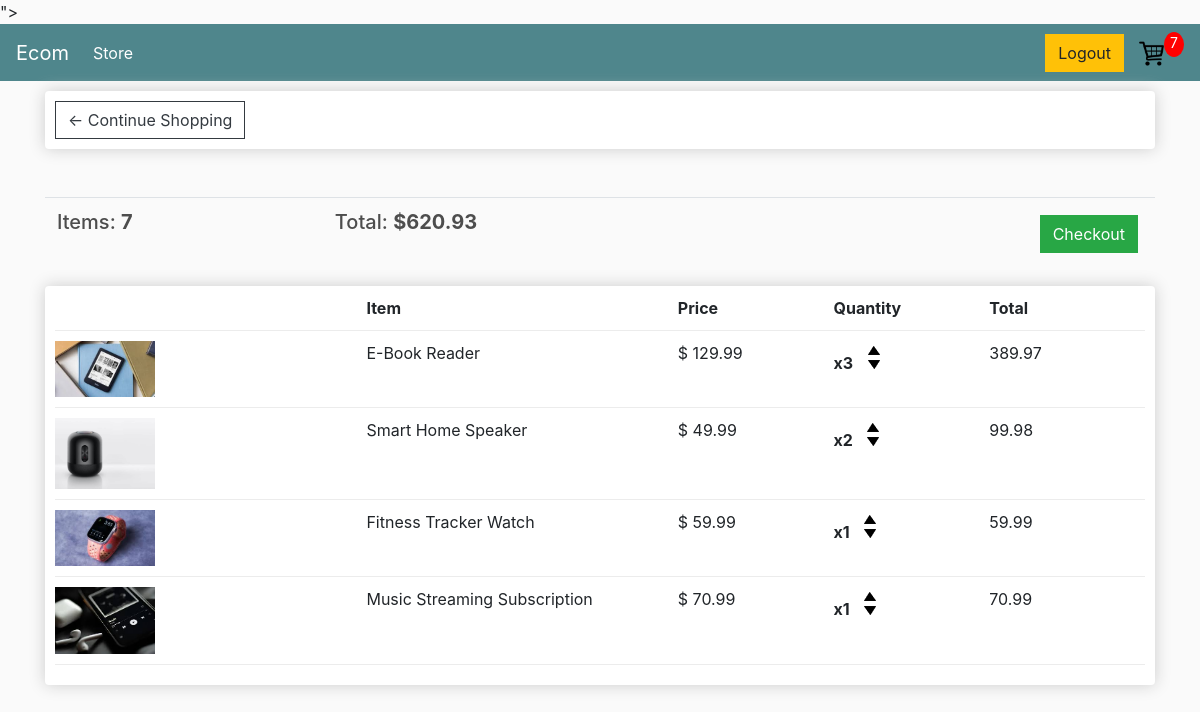
The app's page /cart/ (signed in) with its own data.
### store/models.py (models this page shows, shortened)
class Order(models.Model):
    customer = models.ForeignKey(Customer, on_delete=models.SET_NULL, null=True, blank = True )
    date_ordered = models.DateTimeField(auto_now_add = True)
    complete = models.BooleanField(default = False)
    transaction_id = models.CharField(max_length=100, null = True, blank = True)
    @property
    def get_cart_total(self):
        orderitems = self.orderitem_set.all()
        total = sum([item.get_total for item in orderitems])
        return total
    @property
    def get_cart_items(self):
        orderitems = self.orderitem_set.all()
        total = sum([item.quantity for item in orderitems])
        return total

class OrderItem(models.Model):
    product = models.ForeignKey(Product, on_delete=models.SET_NULL, null = True, blank = True)
    order = models.ForeignKey(Order, on_delete=models.SET_NULL, null = True, blank = True)
    quantity = models.IntegerField(default = 0, null = True,  blank = True)
    date_added = models.DateTimeField(auto_now_add = True)
    @property
    def get_total(self):
        total = self.product.price * self.quantity
        return total

class Product(models.Model):
    name = models.CharField(max_length = 200, null = True)
    price = models.DecimalField(max_digits = 7, decimal_places = 2)
    digital = models.BooleanField(default = False, null = True, blank = True)
    image = models.ImageField(null=True, blank = True)
    @property
    def imageURL(self):
        try:
            url = self.image.url
        except:
            url = ''
        return url

### store/views.py (the view)
# urls.py: path('cart/', views.cart, name = "cart"),
def cart(request):
    if request.user.is_authenticated:
        customer = request.user.customer
        order, created = Order.objects.get_or_create(customer=customer, complete=False)
        items = order.orderitem_set.all()
        cartItems = order.get_cart_items
    else:
        items = []
        order = {'get_cart_total': 0, 'get_cart_items': 0, 'shipping': False}
        cartItems = order['get_cart_items']
    context = {'items': items, 'order': order, 'cartItems': cartItems}
    return render(request, 'store/cart.html', context)

### store/templates/store/cart.html
{% extends 'store/main.html' %}
{% load static %}
{% block content %}
    <div class="row">
        <div class="col-lg-12">
            <div class="box-element">
                <a class="btn btn-outline-dark" href="{% url 'store' %}">&#x2190; Continue Shopping</a>
            </div>
            <br><br>
            <table class="table">
                <tr>
                    <th><h5>Items: <strong>{{order.get_cart_items}}</strong></h5></th>
                    <th><h5>Total: <strong>${{order.get_cart_total|floatformat:2}}</strong></h5></th>
                    <th>
                        <a style="float: right; margin: 5px;" class="btn btn-success" href="{% url 'checkout' %}">Checkout</a>
                    </th>
                </tr>
            </table>
            <div class="box-element">
                <div class = "cart-row">
                    <div style ="flex:2" ></div>
                    <div style ="flex:2" ><strong>Item</strong></div>
                    <div style ="flex:1" ><strong>Price</strong></div>
                    <div style ="flex:1" ><strong>Quantity</strong></div>
                    <div style ="flex:1" ><strong>Total</strong></div>
                </div>
                {% for item in items %}
                <div class = "cart-row">
                    <div style ="flex:2" ><img class = "row-image" src= "{{item.product.imageURL}}"></div>
                    <div style ="flex:2" ><p>{{item.product.name}}</p></div>
                    <div style ="flex:1" ><p>$ {{item.product.price|floatformat:2}}</p></div>
                    <div style ="flex:1" >
                        <p class = "quantity">x{{item.quantity}}</p>
                        <div class="quantity">
							<img data-product = {{item.product.id}} data-action="add" class="chg-quantity update-cart" src="{% static  'images/arrow-up.png' %}">
							<img data-product = {{item.product.id}} data-action="remove" class="chg-quantity update-cart" src="{% static  'images/arrow-down.png' %}">
						</div>
                    </div>
                    <div style = "flex:1">{{item.get_total}}</div>
                </div>
                {% endfor %}
            </div>
        </div>
    </div>
{% endblock content %}

### static/css/main.css (style rules this page uses)
body { background-color: hsl(0, 0%, 98%); }
h1,h2,h3,h4,h5,h6 { color:hsl(0, 0%, 30%); }
.box-element { box-shadow:hsl(0, 0%, 80%) 0 0 16px; background-color: #fff; border-radius: 4px; padding: 10px; }
.col-lg-4, .col-lg-6, .col-lg-8, .col-lg-12 { margin-top: 10px; }
.btn { border-radius: 0; }
.row-image { width: 100px; }
.cart-row { display: flex; align-items: flex-stretch; padding-bottom: 10px; margin-bottom: 10px; border-bottom: 1px solid #ececec; }
.quantity { display: inline-block; font-weight: 700; padding-right:10px; }
.chg-quantity { width: 12px; cursor: pointer; display: block; margin-top: 5px; transition:.1s; }

### records on screen
Order: get_cart_items "7", get_cart_total "620.93"
OrderItem: product.imageURL (picture), product.name "E-Book Reader", product.price "129.99", quantity "3", get_total "389.97"
OrderItem: product.imageURL (picture), product.name "Smart Home Speaker", product.price "49.99", quantity "2", get_total "99.98"
OrderItem: product.imageURL (picture), product.name "Fitness Tracker Watch", product.price "59.99", quantity "1", get_total "59.99"
OrderItem: product.imageURL (picture), product.name "Music Streaming Subscription", product.price "70.99", quantity "1", get_total "70.99"

### other values on screen
{{ cartItems }} "7"
